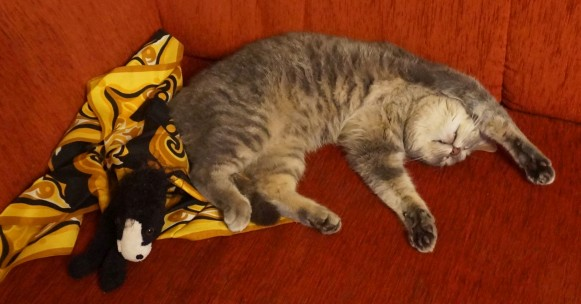
#> input picture OpenCV/GolyoAlszik_rs.jpg, 581 x 304 px
$ python 03_gyf.py
#> lines starting #> are read from the running program, lines starting #| are printed output that depends on the picture
'''Készítsünk egyszerű rajzolóprogramot!

    A program indításakor hozzunk létre egy 480 sorból és 640 oszlopból álló BGR színes képmátrixot, np.uint8 típussal.
    A képet töltsük fel fehér színnel ([255, 255, 255] BGR érték) és jelenítsük meg.
    A program kezelje az egéreseményeket az OpenCV lehetőségeit használva.
    Egy globális változóban tároljuk, hogy a bal egérgomb lenyomásra vagy felengedésre került legutóbb. A program indulásakor feltételezzük, hogy nincs lenyomva.
    Az egér mozgás eseménykor, amennyiben az egér bal gombja lenyomott állapotban van (az előző pontban tárgyalt globális változó lenyomott állapotot jelez),
    akkor az egér pozícióba rajzoljunk ki egy adott sugarú és színű, kitöltött kört. (Ne felejtsük el újra megjeleníteni a képet a rajzolás után!)
    A kör aktuális sugarát szintén globális változóban tároljuk, alapértéke legyen 10. A színt szintén, az legyen vörös [0, 0, 255].
    A + és a - billentyűk lenyomására növeljük, illetve csökkentsük a rajzolandó kör sugarát 5 egységgel! A sugár értéke maradjon az [5, 100] tartományban.
    Az r, g, b, k, w billentyűk lenyomásával állítsuk a rajzolószínt vörösre ([0, 0, 255]), zöldre ([0, 255, 0]), kékre ([255, 0, 0]), feketére ([0, 0, 0]),
    illetve fehérre ([255, 255, 255]).
    A t billentyű lenyomására töltsük fel a teljes képet fehér színnel (törlés).
    Az s billentyű lenyomására rögzített nevű fájlba mentsük el az aktuális képmátrixot, PNG formátumban.
    A q vagy az ESC billentyű lenyomásával léphessünk ki a programból.

Készítsünk saját rajzot a programmal és mentsük el PNG fájlba!

A rajzolóprogram bővítése
Az előző rajzolóprogramunk működik, de használata nem kényelmes. Nem látjuk, hogy a bal egérgomb lenyomásával milyen színű és
méretű elem rajzolódik ki. Bővítsük úgy a programot, hogy az egér mozgatásakot lássuk, milyen elem jelenne meg!

Ötlet: Legyen két képmátrixunk. Egy, amely az érvényes rajzolásokat tartalmazza, és egy másik, amire pluszban ideiglenesen rárajzoljuk azt az elemet is,
ami kattintással megjelenne. Arra kell figyelni, hogy egy következő ideiglenes elem rajzolását az érvényes rajzolást tartalmazóra kell elhelyezni.
Megjeleníteni az ideiglenest kell. Figyeljünk arra is, hogy mentéskor melyik képmátrixot használjuk!


További lehetséges rajzolási funkciók
A rajzolóprogramunkat további funkciókkal bővthetjük. Néhány ötlet:

    Ne üres fehér képből induljunk, hanem fájlból töltsünk be egyet. A t billentyűvel ekkor az eredeti képet állítsuk vissza.
    Rajzolásra választhassunk más geometriát is a kör helyett.

'''
import math

import cv2
import numpy as np

mouse_left_btn_press = False
mouse_left_btn_release = True
size = 10
color = (0, 0, 255)
geometry = 0
start_x = start_y = -1
x1 = x2 = x3 = y1 = y2 = y3 = 0

# mouse events
# [93 lines left out: functions mouse_events, center_calculate, draw, change_tool, not called in this run]

# image read from file
image = cv2.imread('../GolyoAlszik_rs.jpg')
#> image is the input picture: shape (304, 581, 3); mean B, G, R 24.2, 56.2, 125.7
# create tool window
tool_image = np.ndarray((210, 210, 3), np.uint8)
tool_image[:] = (255, 255, 255)

cv2.circle(tool_image, (105, 105), size, color, -1)
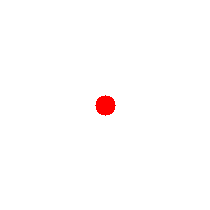
#> tool_image: shape (210, 210, 3); mean of channels 0, 1, 2 253.2, 253.2, 255; drawn as B, G, R

# Kép megjelenítése ablakban
cv2.imshow('image', image)

cv2.imshow('tool_image', tool_image)

cv2.setMouseCallback('image', mouse_events)

while True:
    key = cv2.waitKeyEx(0)
#> (key Esc is pressed here)
    # print('key: ', key)
    # key + : 43
    if key == 43:
        print('key +')
        if size < 100:
            size += 5
            print('size: ', size)
            change_tool()
    # key - : 45
    if key == 45:
        print('key -')
        if size > 5:
            size -= 5
            print('size: ', size)
            change_tool()
    # key r : 114
    if key == 114:
        print('key r - red')
        color = (0, 0, 255)
        change_tool()
    # key g : 103
    if key == 103:
        print('key g -  green')
        color = (0, 255, 0)
        change_tool()
    # key b : 98
    if key == 98:
        print('key b - blue')
        color = (255, 0, 0)
        change_tool()
    # key k : 107
    if key == 107:
        print('key k - black')
        color = (0, 0, 0)
        change_tool()
    # key w : 119
    if key == 119:
        print('key w - white')
        color = (255, 255, 255)
        change_tool()
    # key t : 116
    if key == 116:
        print('key t - delete')
        # image[:] = [255, 255, 255]
        image = cv2.imread('GolyoAlszik_rs.jpg')
    # key s : 115
    if key == 115:
        print('key s - save')
        cv2.imwrite('My_image.png', image)
    # key x : 12
    if key == 120:
        print('key x - change geometry')
        geometry += 1
        if geometry == 3:
            geometry = 0

        change_tool()

    cv2.imshow('image', image)

    # key q : 113, key esc : 27
    if key == 27 or key == 113:
        print('Exit')
        break

# Összes ablak bezárása
cv2.destroyAllWindows()
